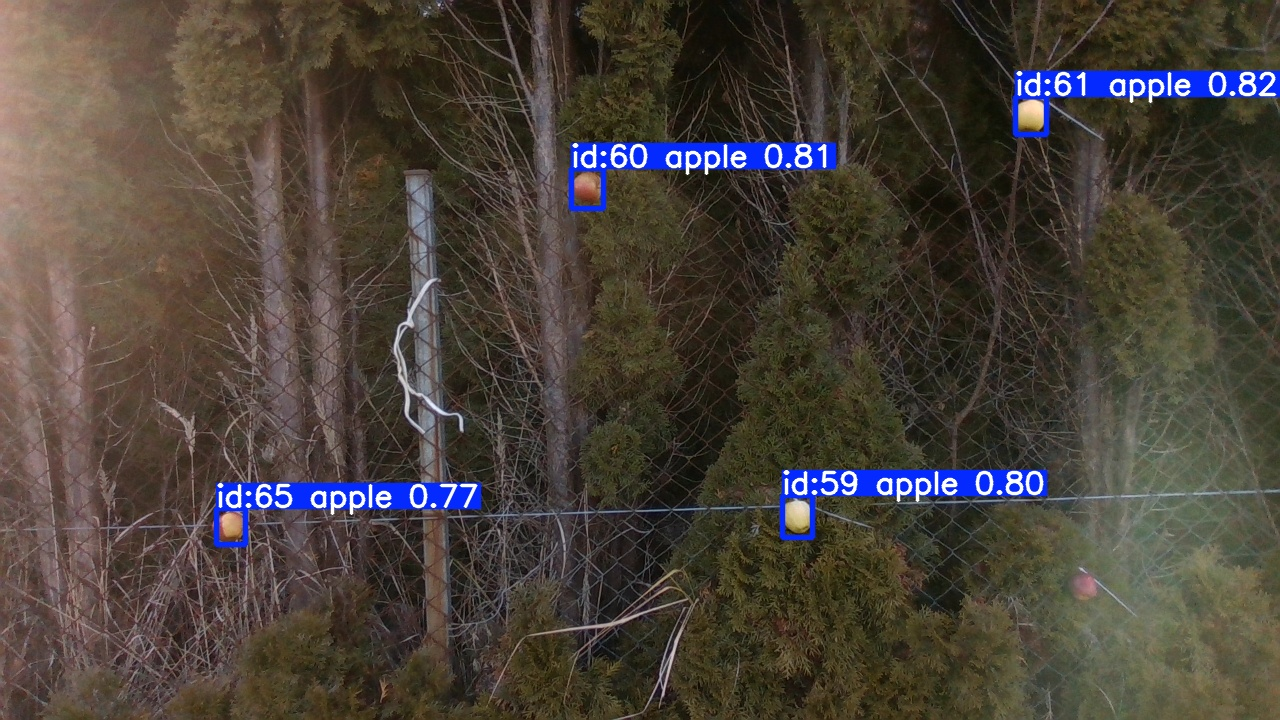
#> input picture media/detection_photo.jpg, 1280 x 720 px
$ python convolution_vis.py ../media/detection_photo.jpg
#> lines starting #> are read from the running program, lines starting #| are printed output that depends on the picture
"""
This script performs edge detection on an input image using a convolution operation with a specified kernel.
It accepts the image path as a command-line argument, applies the convolution, and saves the processed image.
"""

import cv2
import numpy as np
import argparse


def convolve_edges(image_path, convolution_matrix):
    """
    Applies a convolution operation to detect edges in the input image.

    :param image_path: Path to the input image.
    :param convolution_matrix: Convolution matrix (kernel) for edge detection.
    :return: Processed image with detected edges.
    """
#> called with image_path = '../media/detection_photo.jpg', convolution_matrix = array of shape (3, 3)
    image = cv2.imread(image_path, cv2.IMREAD_GRAYSCALE)
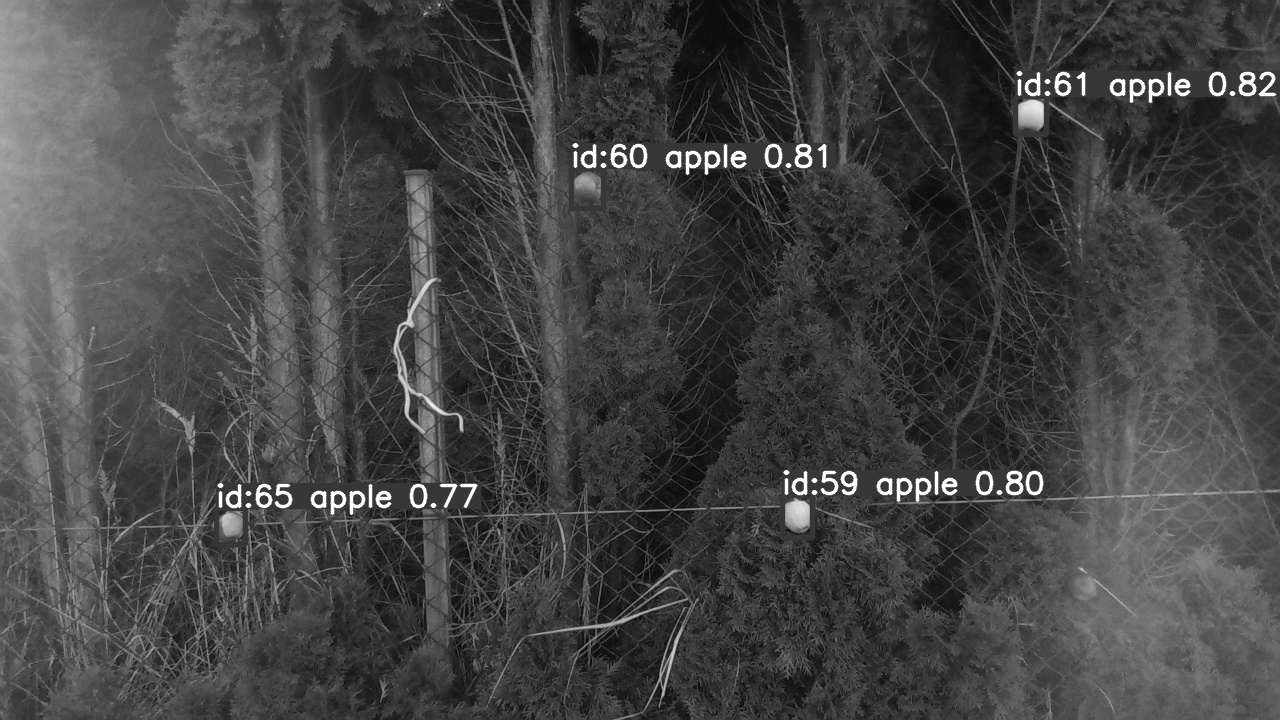
#> image: shape (720, 1280); min 2, max 255, mean 67.4
    if image is None:
        raise ValueError(f"Unable to load image from path: {image_path}")

    convolved_image = cv2.filter2D(image, -1, convolution_matrix)
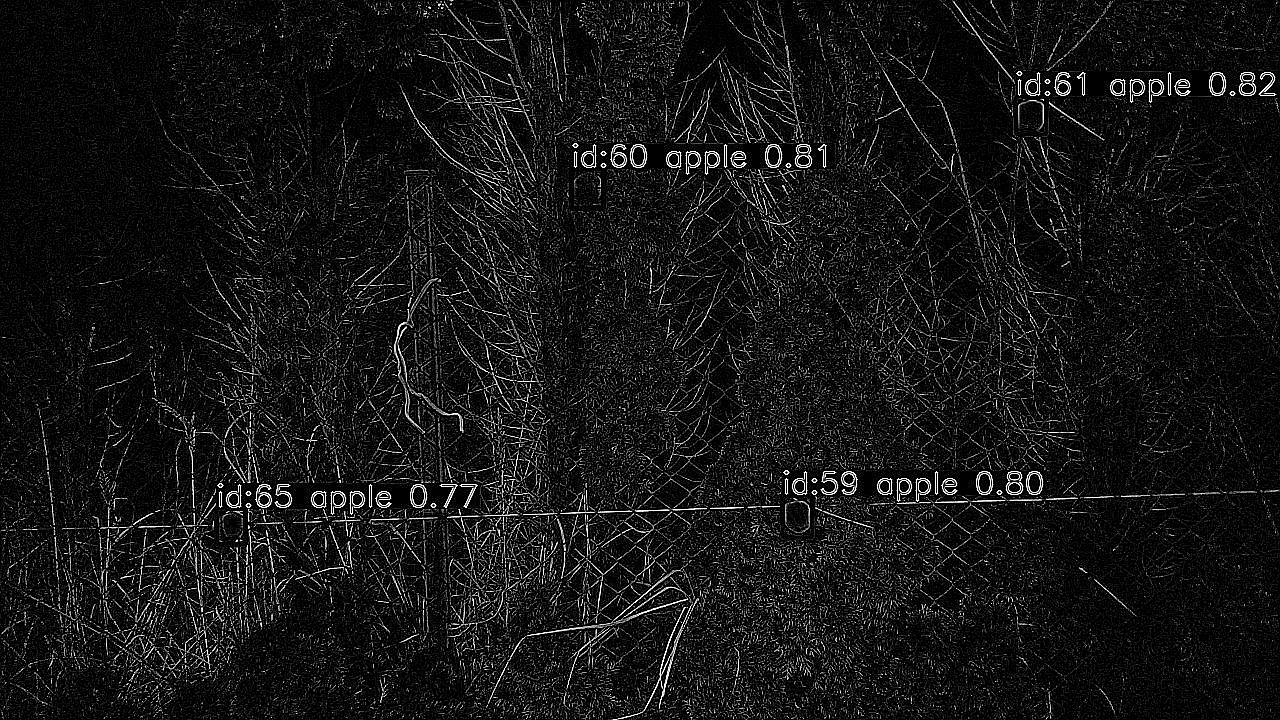
#> convolved_image: shape (720, 1280); min 0, max 255, mean 21.6
    return convolved_image


def main():
    """
    Parses command-line arguments, processes the image, and saves the result.
    """
    parser = argparse.ArgumentParser(
        description="Image convolution for edge detection."
    )
    parser.add_argument("image_path", help="Path to the input image (e.g., apple.jpg).")
    args = parser.parse_args()

    image_path = args.image_path

    edge_detector = np.array([[-1, -1, -1], [-1, 8, -1], [-1, -1, -1]])

    try:
        result = convolve_edges(image_path, edge_detector)
        output_path = "edges_result.jpg"
        cv2.imwrite(output_path, result)
        print(f"Processed image saved as '{output_path}'.")
    except ValueError as e:
        print(e)


if __name__ == "__main__":
    main()
